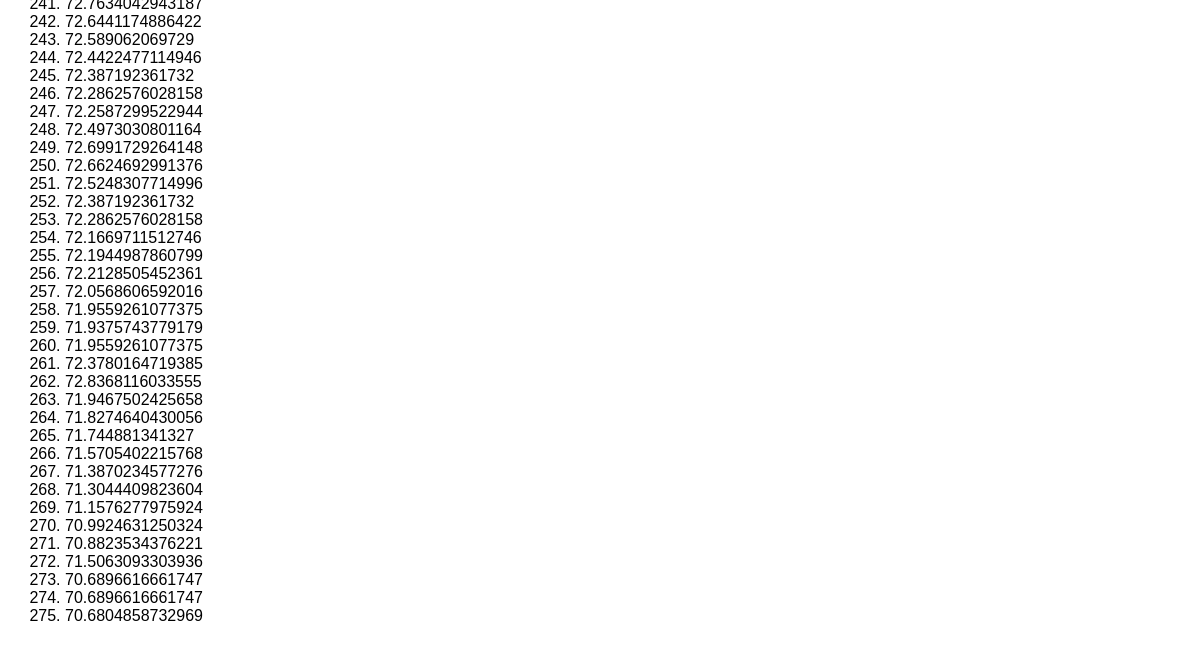
The app's page /test_db (lower part), older data.
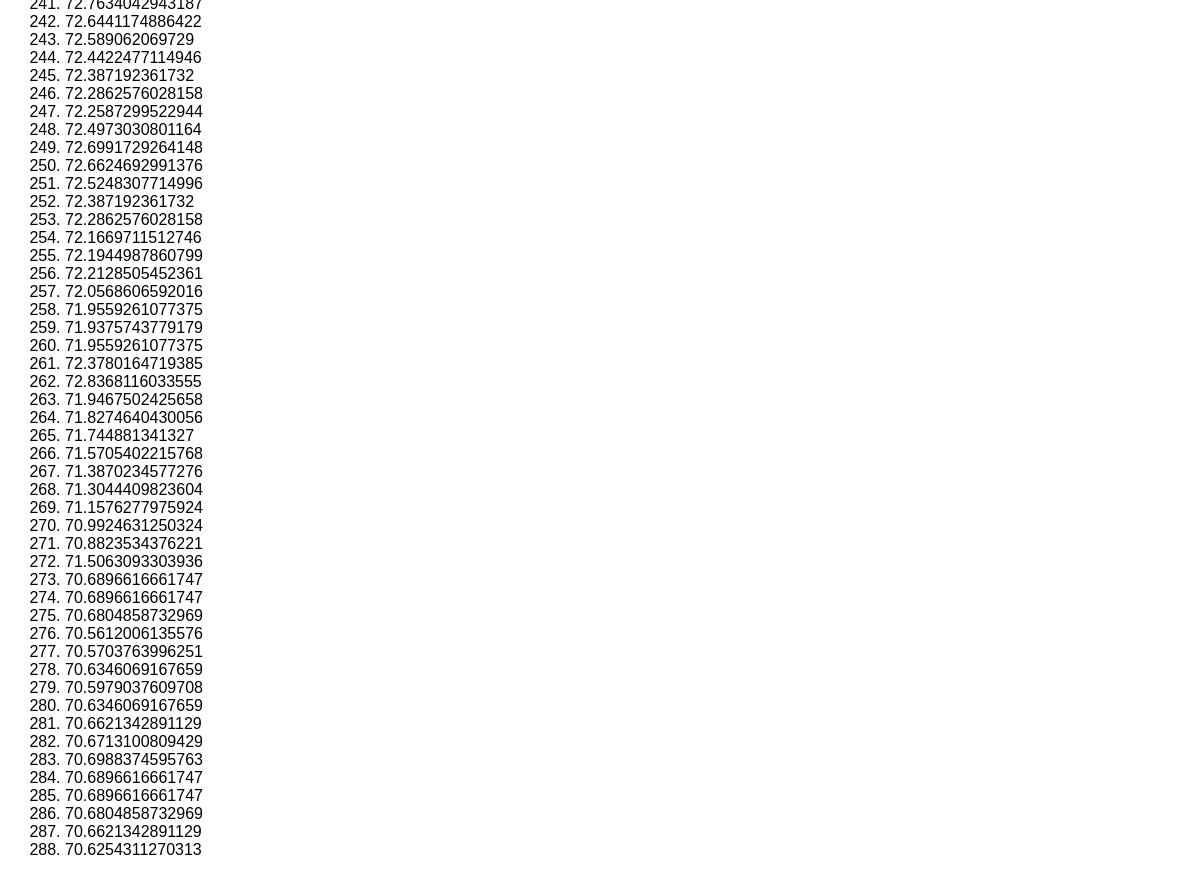
The same page, newer data.
### app.py (models this page shows)
class Reading(db.Model):
    __tablename__ = "sensor_readings"
    id = db.Column(db.Integer, primary_key=True)
    ctemp = db.Column(db.Float, unique=False, nullable=False)
    ftemp = db.Column(db.Float, unique=False, nullable=False)
    pressure = db.Column(db.Float, unique=False, nullable=False)
    humidity = db.Column(db.Float, unique=False, nullable=False)
    created_date = db.Column(db.String(80), unique=True, nullable=False)

### app.py (the view)
@app.route('/test_db')
def testdb():
    try:
        readings = db.session.query(Reading).limit(288).all()
        return render_template('test_db.html', readings=readings)
    except Exception as e:
        error_text = "<p>The error:<br>" + str(e) + "</p>"
        hed = '<h1>Something broke</h1>'
        return hed + error_text

### templates/test_db.html (shortened to what this page needs)
<html>
<head>
<link rel="stylesheet" href="{{ url_for('static', filename='css/styles.css') }}" type="text/css" charset="utf-8" />
<body>
<ol>
  {% for reading in readings %}
  <li> {{reading.ftemp}} </li>
  {% endfor %}
</ol>
</body>
</html>

### static/css/styles.css (style rules this page uses)
body { margin: 25; font-family: trebuchet ms, helvetica, sans-serif; }

Row changes from the older to the newer data that the page shows:
added Reading: ftemp "70.5612006135576"
added Reading: ftemp "70.5703763996251"
added Reading: ftemp "70.6346069167659"
added Reading: ftemp "70.5979037609708"
added Reading: ftemp "70.6346069167659"
added Reading: ftemp "70.6621342891129"
added Reading: ftemp "70.6713100809429"
added Reading: ftemp "70.6988374595763"
added Reading: ftemp "70.6896616661747"
added Reading: ftemp "70.6896616661747"
added Reading: ftemp "70.6804858732969"
added Reading: ftemp "70.6621342891129"
added Reading: ftemp "70.6254311270313"
